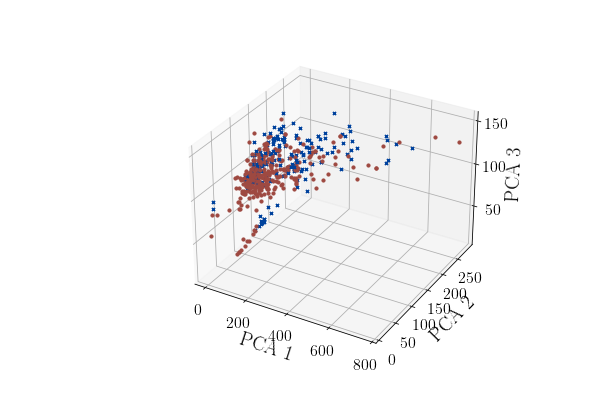

This figure's Python source:
#!/usr/bin/env python3
import numpy as np
import cv2
import matplotlib.pyplot as plt
import os
from numpy import linalg as LA
from mpl_toolkits.mplot3d import Axes3D
import time



## Direccion de la base de datos del sistema
path_cancer = 'ovariancancer_obs.csv'
delimitador = ','


path_diabetes = "diabetes-dataset.csv"
## Base datos con definicion de cual es cancer o no
f = open('ovariancancer_grp.csv', "r")
grp = f.read().split("\n")

def read_data(path, limitador):
    obs = np.loadtxt(path, delimiter=limitador)
    return obs

def fancy_plots():
    # Define parameters fancy plot
    pts_per_inch = 72.27
    # write "\the\textwidth" (or "\showthe\columnwidth" for a 2 collumn text)
    text_width_in_pts = 300.0
    # inside a figure environment in latex, the result will be on the
    # dvi/pdf next to the figure. See url above.
    text_width_in_inches = text_width_in_pts / pts_per_inch
    # make rectangles with a nice proportion
    golden_ratio = 0.618
    # figure.png or figure.eps will be intentionally larger, because it is prettier
    inverse_latex_scale = 2
    # when compiling latex code, use
    # \includegraphics[scale=(1/inverse_latex_scale)]{figure}
    # we want the figure to occupy 2/3 (for example) of the text width
    fig_proportion = (3.0 / 3.0)
    csize = inverse_latex_scale * fig_proportion * text_width_in_inches
    # always 1.0 on the first argument
    fig_size = (1.0 * csize, 0.7 * csize)
    # find out the fontsize of your latex text, and put it here
    text_size = inverse_latex_scale * 10
    label_size = inverse_latex_scale * 10
    tick_size = inverse_latex_scale * 8

    params = {'backend': 'ps',
            'axes.labelsize': text_size,
            'legend.fontsize': tick_size,
            'legend.handlelength': 2.5,
            'legend.borderaxespad': 0,
            'xtick.labelsize': tick_size,
            'ytick.labelsize': tick_size,
            'font.family': 'serif',
            'font.size': text_size,
            # Times, Palatino, New Century Schoolbook,
            # Bookman, Computer Modern Roman
            # 'font.serif': ['Times'],
            'ps.usedistiller': 'xpdf',
            'text.usetex': True,
            'figure.figsize': fig_size,
            # include here any neede package for latex
            'text.latex.preamble': [r'\usepackage{amsmath}',
                ],
                }
    plt.rcParams.update(params)
    plt.clf()
    # figsize accepts only inches.
    fig = plt.figure(1, figsize=fig_size)
    fig.subplots_adjust(left=0.13, right=0.98, top=0.97, bottom=0.13,
                        hspace=0.21, wspace=0.02)
    plt.ioff()
    ax1 = fig.add_subplot(211)
    ax2 = fig.add_subplot(212)

    return fig, ax1, ax2

def fancy_plots_1():
    # Define parameters fancy plot
    pts_per_inch = 72.27
    # write "\the\textwidth" (or "\showthe\columnwidth" for a 2 collumn text)
    text_width_in_pts = 300.0
    # inside a figure environment in latex, the result will be on the
    # dvi/pdf next to the figure. See url above.
    text_width_in_inches = text_width_in_pts / pts_per_inch
    # make rectangles with a nice proportion
    golden_ratio = 0.618
    # figure.png or figure.eps will be intentionally larger, because it is prettier
    inverse_latex_scale = 2
    # when compiling latex code, use
    # \includegraphics[scale=(1/inverse_latex_scale)]{figure}
    # we want the figure to occupy 2/3 (for example) of the text width
    fig_proportion = (3.0 / 3.0)
    csize = inverse_latex_scale * fig_proportion * text_width_in_inches
    # always 1.0 on the first argument
    fig_size = (1.0 * csize, 0.7 * csize)
    # find out the fontsize of your latex text, and put it here
    text_size = inverse_latex_scale * 10
    label_size = inverse_latex_scale * 10
    tick_size = inverse_latex_scale * 8

    params = {'backend': 'ps',
            'axes.labelsize': text_size,
            'legend.fontsize': tick_size,
            'legend.handlelength': 2.5,
            'legend.borderaxespad': 0,
            'xtick.labelsize': tick_size,
            'ytick.labelsize': tick_size,
            'font.family': 'serif',
            'font.size': text_size,
            # Times, Palatino, New Century Schoolbook,
            # Bookman, Computer Modern Roman
            # 'font.serif': ['Times'],
            'ps.usedistiller': 'xpdf',
            'text.usetex': True,
            'figure.figsize': fig_size,
            # include here any neede package for latex
            'text.latex.preamble': [r'\usepackage{amsmath}',
                ],
                }
    plt.rcParams.update(params)
    plt.clf()
    # figsize accepts only inches.
    fig = plt.figure(1, figsize=fig_size)
    fig.subplots_adjust(left=0.13, right=0.98, top=0.90, bottom=0.13,
                        hspace=0.05, wspace=0.02)
    plt.ioff()
    ax1 = fig.add_subplot(111)
    return fig, ax1

def media_vector(data):
    matrix = data
    ones_aux = np.ones((1,matrix.shape[0]))
    mean_aux = np.dot(ones_aux,matrix)/matrix.shape[0]
    ones_col = np.ones((matrix.shape[0],1))
    mean_matrix = np.dot(ones_col,mean_aux)
    aux = matrix-mean_matrix
    C = (1/(matrix.shape[0]-1))*aux.T@aux
    return C


def media_vector_1(data):
    matrix = data
    matrix = matrix.T
    ones_aux = np.ones((matrix.shape[1],1))
    mean_aux = np.dot(matrix,ones_aux)/matrix.shape[1]
    aux = matrix-mean_aux
    C = (1/(matrix.shape[1]-1))*aux@aux.T
    return C

def graficas_energia(S,S1):
    fig1 = plt.figure()
    ax1 = fig1.add_subplot(121)
    ax1.plot(np.cumsum(S)/np.sum(S),'-o',color='k')

    ax2 = fig1.add_subplot(122)
    ax2.plot(np.cumsum(S1)/np.sum(S1),'-o',color='k')
    plt.show()

def fancy_3d_plot():
    # Define parameters fancy plot
    pts_per_inch = 72.27
    # write "\the\textwidth" (or "\showthe\columnwidth" for a 2 collumn text)
    text_width_in_pts = 300.0
    # inside a figure environment in latex, the result will be on the
    # dvi/pdf next to the figure. See url above.
    text_width_in_inches = text_width_in_pts / pts_per_inch
    # make rectangles with a nice proportion
    golden_ratio = 0.618
    # figure.png or figure.eps will be intentionally larger, because it is prettier
    inverse_latex_scale = 2
    # when compiling latex code, use
    # \includegraphics[scale=(1/inverse_latex_scale)]{figure}
    # we want the figure to occupy 2/3 (for example) of the text width
    fig_proportion = (3.0 / 3.0)
    csize = inverse_latex_scale * fig_proportion * text_width_in_inches
    # always 1.0 on the first argument
    fig_size = (1.0 * csize, 0.7 * csize)
    # find out the fontsize of your latex text, and put it here
    text_size = inverse_latex_scale * 10
    label_size = inverse_latex_scale * 10
    tick_size = inverse_latex_scale * 8

    params = {'backend': 'ps',
            'axes.labelsize': text_size,
            'legend.fontsize': tick_size,
            'legend.handlelength': 2.5,
            'legend.borderaxespad': 0,
            'xtick.labelsize': tick_size,
            'ytick.labelsize': tick_size,
            'font.family': 'serif',
            'font.size': text_size,
            # Times, Palatino, New Century Schoolbook,
            # Bookman, Computer Modern Roman
            # 'font.serif': ['Times'],
            'ps.usedistiller': 'xpdf',
            'text.usetex': True,
            'figure.figsize': fig_size,
            # include here any neede package for latex
            'text.latex.preamble': [r'\usepackage{amsmath}',
                ],
                }
    plt.rcParams.update(params)
    plt.clf()
    # figsize accepts only inches.
    fig = plt.figure(1, figsize=fig_size)
    fig.subplots_adjust(left=0.13, right=0.98, top=0.90, bottom=0.13,
                        hspace=0.05, wspace=0.02)
    plt.ioff()
    ax1 = fig.add_subplot(111, projection="3d")
    return fig, ax1

def new_dimention(v, data):
    X = data.T
    fig2, ax = fancy_3d_plot()
    for j in range(500):
        x =  v[:,0].T@X[:,j]
        y =  v[:,1].T@X[:,j]
        z =  v[:,2].T@X[:,j]
        if X[-1,j] == 1:
            ax.scatter(x,y,z,marker='x',color="#00429d",s=10, label=r"$\textrm{Cancer}$")
        else:
            ax.scatter(x,y,z,marker='o',color='#9e4941',s=10, label=r"$\textrm{Cancer}$")
    
    ax.set_ylabel(r"$\textrm{PCA 2}$", rotation='vertical')
    ax.set_xlabel(r"$\textrm{PCA 1}$", rotation='horizontal')
    ax.set_zlabel(r"$\textrm{PCA 3}$", rotation='vertical')
    fig2.savefig("PCA.eps", resolution=300)
    fig2.savefig("PCA.png", resolution=300)
    fig2
    plt.show()

def fancy_plot_eig(S):
    fig1, ax1, ax2 = fancy_plots()
    ## Add values figure
    eig_values_plot, = ax1.semilogy(S,
                    color='#00429d', lw=2, ls="-")
    energy_plot, = ax2.plot(np.cumsum(S)/np.sum(S),
                    color='#9e4941', lw=2, ls="-.")
    
    ## Label of the first plot
    ax1.set_ylabel(r"$\textrm{Singular Values}$", rotation='vertical')
    ax1.legend([eig_values_plot],
            [r'$\sigma_r$'],
            loc="best",
            frameon=True, fancybox=True, shadow=False, ncol=2,
            borderpad=0.5, labelspacing=0.5, handlelength=3, handletextpad=0.1,
            borderaxespad=0.3, columnspacing=2)
    ax1.grid(color='#949494', linestyle='-.', linewidth=0.5)

    ## Label of the second plot
    ax2.set_ylabel(r"$\textrm{Acumulaive}$", rotation='vertical')
    ax2.set_xlabel(r'$[r]$', labelpad=5)
    ax2.legend([energy_plot],
            [r'$Variabilidad$'],
            loc="best",
            frameon=True, fancybox=True, shadow=False, ncol=2,
            borderpad=0.5, labelspacing=0.5, handlelength=3, handletextpad=0.1,
            borderaxespad=0.3, columnspacing=2)
    ax2.grid(color='#949494', linestyle='-.', linewidth=0.5)

    fig1.savefig("energy_and_eig_values.eps", resolution=300)
    fig1.savefig("energy_and_eig_values.png", resolution=300)
    fig1
    plt.show()


def fancy_plots_matrix(covariance_matrix):
    fig2, ax11 = fancy_plots_1()
    ## Axis definition necesary to fancy plots
    ax11.matshow(covariance_matrix)

    ax11.set_ylabel(r"$\textrm{Features}$", rotation='vertical')
    ax11.set_xlabel(r"$\textrm{Features}$", labelpad=5)

    fig2.savefig("covariance_matrix.eps", resolution=300)
    fig2.savefig("covariance_matrix.png", resolution=300)
    fig2
    plt.show()

def normilize_matrix(x):
    xmax, xmin = x.max(), x.min()
    x = (x - xmin)/(xmax - xmin)
    return x

def main():
    ## Load Data 
    data_cancer = read_data(path_diabetes, delimitador)

    ## Covariance Matrix
    C = media_vector(data_cancer)
    C_1 = media_vector_1(data_cancer)
    C_3 = np.cov(data_cancer.T)

    ## eig values and vectors
    e_1, v_1 = LA.eig(C_3)

    e_1 = np.absolute(e_1)
    v_1 = np.absolute(v_1)


    ## Verificar norm = 1
    u_1 = v_1[:,0]
    u_2 = v_1[:,1]

    norm_1 = np.dot(u_1,u_1)
    norm_2 = np.dot(u_2,u_2)

    ## fancy plot matrix
    fancy_plots_matrix(C)
    fancy_plots_matrix(C_1)

    ## Fancy plots
    fancy_plot_eig(e_1)

    ## Figure new dimention
    new_dimention(v_1, data_cancer)
    


if __name__ == '__main__':
    try:
        main()
    except KeyboardInterrupt:
        print("Press ctrl-c to end the statement")

